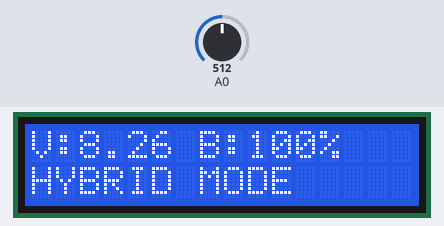
Recording of a sketch running on a simulated ESP8266 (NodeMCU). Shown: 16×2 character LCD. The inputs (shaded band) are chosen by the test bench; at power-on: A0 = 512. WiFi joins after 1.5 s; servers stay silent unless stated; what the sketch prints to the serial monitor is not drawn.

Above: at 5.0 s.
5.1 s: A0 set to 282
At 6.6 s:
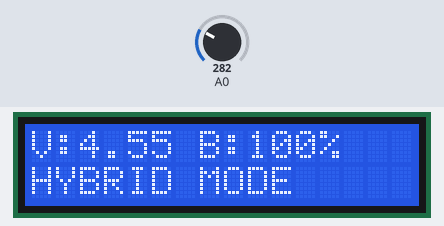
7.0 s: A0 set to 254
At 7.8 s:
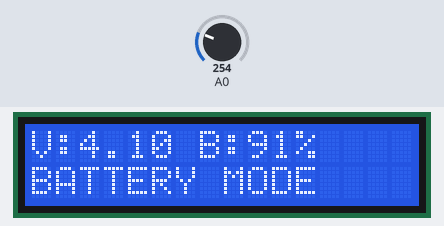
8.6 s: A0 set to 133
At 9.0 s:
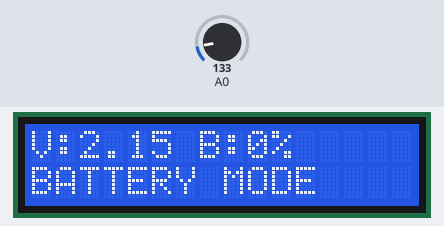
10.2 s: A0 set to 113
At 11.4 s:
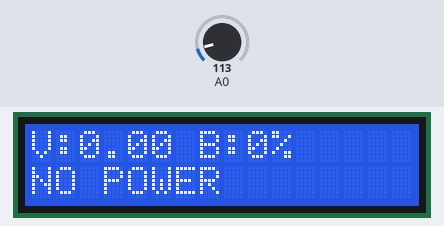
Timing chart, 0 to 12.8 s (numbered marks = the images above; inputs shaded):
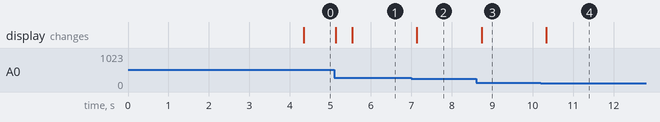

The sketch:

FINAL_HYBRID_CHARGING_CODE.ino
```cpp
#define BLYNK_PRINT Serial

#define BLYNK_TEMPLATE_ID "TMPL3DvSPHlcj"
#define BLYNK_TEMPLATE_NAME "EV CHARGING"
#define BLYNK_AUTH_TOKEN "1SQSvb1yUTzQpm4ExA3ye_IOu3ufP5pV"

#include <ESP8266WiFi.h>
#include <BlynkSimpleEsp8266.h>
#include <Wire.h>
#include <LiquidCrystal_I2C.h>

// ---------------- WIFI ------------
char ssid[] = "SRI";
char pass[] = "87654321";

// ---------------- LCD -----------------
LiquidCrystal_I2C lcd(0x27, 16, 2);

// ---------------- TIMER ---------------
BlynkTimer timer;

// ---------------- VARIABLES -----------
float voltage = 0.0;
float batteryPercent = 0.0;
String status = "";

// --------------------------------------------------
// READ VOLTAGE (FAST + FILTERED)
// --------------------------------------------------
float readVoltage() {
  float sum = 0;

  for (int i = 0; i < 8; i++) {
    sum += analogRead(A0);
    delay(2);
  }

  float avg = sum / 8.0;

  float vout = (avg * 3.3) / 1023.0;

  // Voltage Sensor Ratio
  float vin = vout * 5.0;

  return vin;
}

// --------------------------------------------------
// MAIN FUNCTION
// --------------------------------------------------
void sendData() {

  voltage = readVoltage();

  // ==========================================
  // STATUS CONDITIONS
  // ==========================================

  // NO POWER
  if (voltage < 2.0) {
    status = "No Power";
    batteryPercent = 0;
    voltage = 0;
  }

  // HYBRID MODE (Solar / Charger ON)
  if (voltage >= 4.40) {
    status = "Hybrid";

    batteryPercent = ((voltage - 3.0) / (4.2 - 3.0)) * 100;
  }

  // BATTERY MODE
  if (voltage >= 2.0 && voltage < 4.40) {
    status = "On Battery";

    batteryPercent = ((voltage - 3.0) / (4.2 - 3.0)) * 100;
  }

  batteryPercent = constrain(batteryPercent, 0, 100);

  // ==========================================
  // BLYNK UPDATE
  // ==========================================
  Blynk.virtualWrite(V0, voltage);
  Blynk.virtualWrite(V1, batteryPercent);
  Blynk.virtualWrite(V2, status);

  // ==========================================
  // LCD DISPLAY
  // ==========================================
  lcd.setCursor(0, 0);
  lcd.print("V:");
  lcd.print(voltage, 2);
  lcd.print(" ");

  lcd.print("B:");
  lcd.print((int)batteryPercent);
  lcd.print("% ");

  lcd.setCursor(0, 1);

  if (status == "No Power") {
    lcd.print("NO POWER       ");
  }

  if (status == "On Battery") {
    lcd.print("BATTERY MODE   ");
  }

  if (status == "Hybrid") {
    lcd.print("HYBRID MODE    ");
  }

  // ==========================================
  // SERIAL MONITOR
  // ==========================================
  Serial.print("Voltage: ");
  Serial.print(voltage);
  Serial.print("V | ");

  Serial.print("Battery: ");
  Serial.print(batteryPercent);
  Serial.print("% | ");

  Serial.println(status);
}

// --------------------------------------------------
// SETUP
// --------------------------------------------------
void setup() {

  Serial.begin(9600);

  // I2C
  Wire.begin(D2, D1);

  // LCD
  lcd.init();
  lcd.backlight();

  lcd.setCursor(0, 0);
  lcd.print(" EV CHARGING ");
  lcd.setCursor(0, 1);
  lcd.print(" Initializing");
  delay(2000);

  // Blynk
  Blynk.begin(BLYNK_AUTH_TOKEN, ssid, pass);

  // Fast Update
  timer.setInterval(400L, sendData);
}

// --------------------------------------------------
// LOOP+
// --------------------------------------------------
void loop() {
  Blynk.run();
  timer.run();
}
```

Measured:
- the behaviour switches between 273 and 272 on A0 (found by bisection; images 1 and 2)
- the behaviour switches between 124 and 123 on A0 (found by bisection; images 3 and 4)
- after the input at 5.1 s, the display: first changes at once (image 1 shows a later state)
- after the input at 7.0 s, the display: changes after 0.14 s (image 2)
- after the input at 8.6 s, the display: changes after 0.14 s (image 3)
- after the input at 10.2 s, the display: changes after 0.14 s (image 4)
